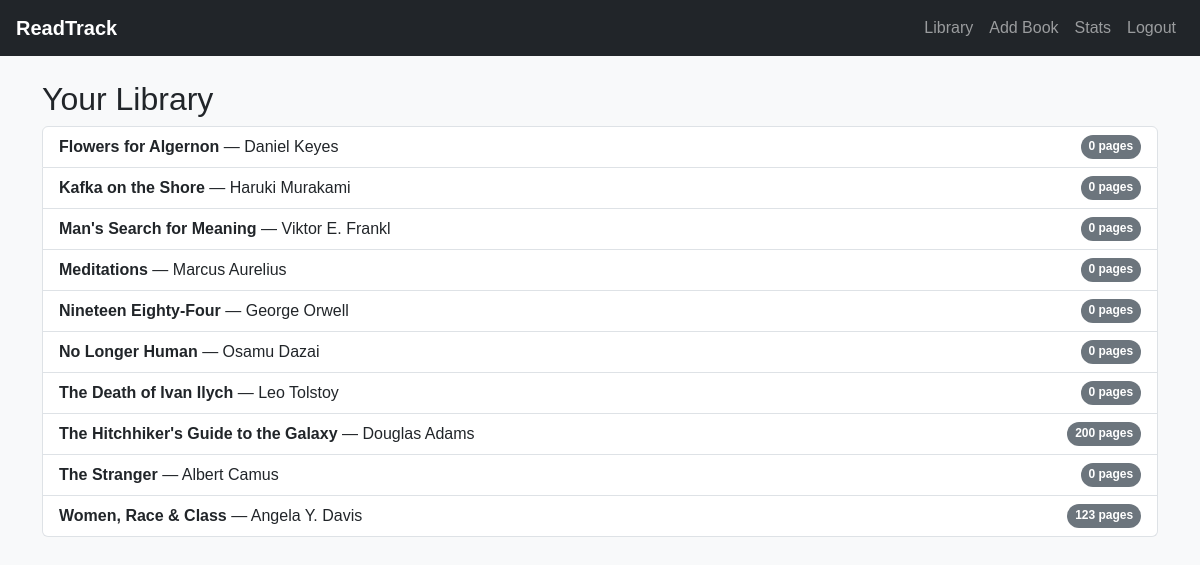
Page /library (signed in) on the committed database.
### tables this page shows
CREATE TABLE books (
    id INTEGER PRIMARY KEY AUTOINCREMENT,
    user_id INTEGER NOT NULL,
    title TEXT NOT NULL,
    author TEXT NOT NULL,
    pages INTEGER,
    added TIMESTAMP DEFAULT CURRENT_TIMESTAMP,
    FOREIGN KEY (user_id) REFERENCES users(id)
);

### app.py (the view)
@app.route("/library")
@login_required
def library():
    user_id = session["user_id"]
    books = db.execute("""
        SELECT b.id, b.title, b.author, b.pages,
               IFNULL(SUM(e.pages_read), 0) AS progress
        FROM books b
        LEFT JOIN entries e ON b.id = e.book_id
        WHERE b.user_id = ?
        GROUP BY b.id
        ORDER BY b.title
    """, user_id)
    return render_template("library.html", books=books)

### app.py (called while the page is built)
@app.after_request
def after_request(response):
    response.headers["Cache-Control"] = "no-cache, no-store, must-revalidate"
    response.headers["Expires"] = 0
    response.headers["Pragma"] = "no-cache"
    return response

def login_required(f):
    from functools import wraps
    @wraps(f)
    def decorated_function(*args, **kwargs):
        if session.get("user_id") is None:
            return redirect("/login")
        return f(*args, **kwargs)
    return decorated_function

### templates/library.html
{% extends "layout.html" %}
{% block body %}
<h2>Your Library</h2>
<ul class="list-group">
    {% for b in books %}
    <a href="/book/{{ b.id }}" class="list-group-item list-group-item-action d-flex justify-content-between">
        <div>
            <strong>{{ b.title }}</strong> — {{ b.author }}
        </div>
        <span class="badge bg-secondary rounded-pill">{{ b.progress }} pages</span>
    </a>
    {% else %}
    <li class="list-group-item">No books found. <a href="/add">Add your first book</a>.</li>
    {% endfor %}
</ul>
{% endblock %}

### templates/layout.html (shortened to what this page needs)
<!DOCTYPE html>
<html lang="en">
<head>
    <link href="https://cdn.jsdelivr.net/npm/bootstrap@5.3.2/dist/css/bootstrap.min.css" rel="stylesheet">
    <link href="/static/styles.css" rel="stylesheet">
</head>
<body>
<nav class="navbar navbar-expand-lg navbar-dark bg-dark px-3">
    <a class="navbar-brand" href="/">ReadTrack</a>
    <div class="ms-auto navbar-nav">
        {% if session.user_id %}
            <a class="nav-link" href="/library">Library</a>
            <a class="nav-link" href="/add">Add Book</a>
            <a class="nav-link" href="/stats">Stats</a>
            <a class="nav-link" href="/logout">Logout</a>
        {% else %}
            <a class="nav-link" href="/login">Login</a>
            <a class="nav-link" href="/register">Register</a>
        {% endif %}
    </div>
</nav>
<div class="container py-4">
    {% block body %}{% endblock %}
</div>
</body>
</html>

### static/styles.css (style rules this page uses)
body { background: #f8f9fa; font-family: Arial, Helvetica, sans-serif; }
.navbar-brand { font-weight: 600; }

### rows in the picture
books: title "Flowers for Algernon", author "Daniel Keyes", progress "0"
books: title "Kafka on the Shore", author "Haruki Murakami", progress "0"
books: title "Man's Search for Meaning", author "Viktor E. Frankl", progress "0"
books: title "Meditations", author "Marcus Aurelius", progress "0"
books: title "Nineteen Eighty-Four", author "George Orwell", progress "0"
books: title "No Longer Human", author "Osamu Dazai", progress "0"
books: title "The Death of Ivan Ilych", author "Leo Tolstoy", progress "0"
books: title "The Hitchhiker's Guide to the Galaxy", author "Douglas Adams", progress "200"
books: title "The Stranger", author "Albert Camus", progress "0"
books: title "Women, Race & Class", author "Angela Y. Davis", progress "123"
